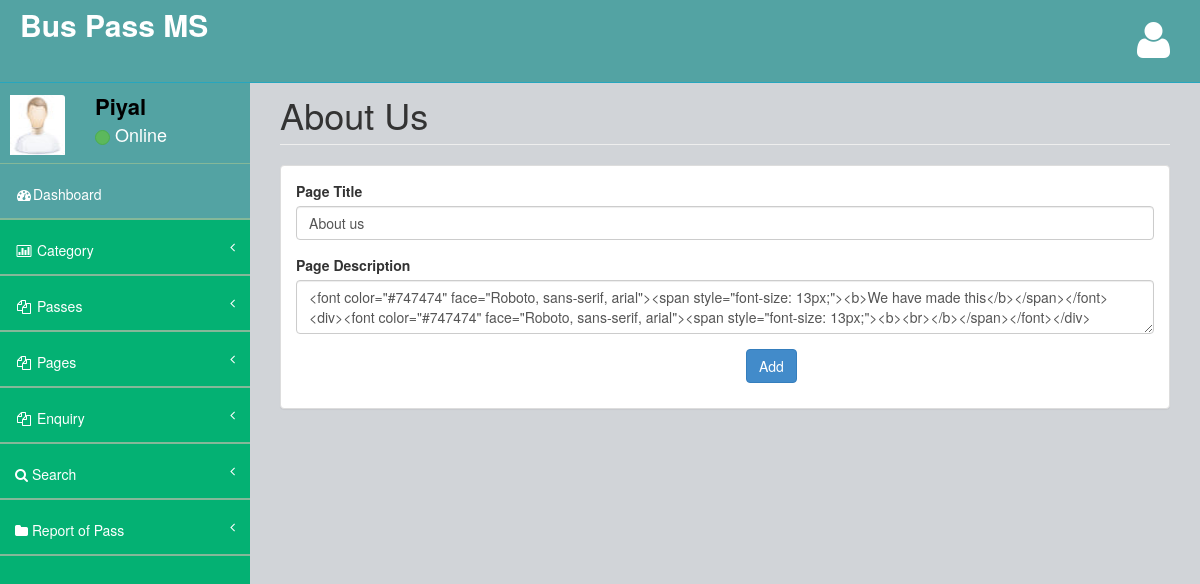
The app's page /buspassms/admin/aboutus.php (signed in) with its own data.
### tables this page shows
CREATE TABLE `tblpage` (
  `ID` int(10) NOT NULL,
  `PageType` varchar(200) DEFAULT NULL,
  `PageTitle` varchar(200) DEFAULT NULL,
  `PageDescription` mediumtext DEFAULT NULL,
  `Email` varchar(200) DEFAULT NULL,
  `MobileNumber` bigint(20) DEFAULT NULL,
  `UpdationDate` timestamp NOT NULL DEFAULT current_timestamp() ON UPDATE current_timestamp()
);

### buspassms/admin/aboutus.php (the view, shortened to what this page needs)
<?php
include('includes/dbconnection.php');
if (strlen($_SESSION['bpmsaid']==0)) {
  header('location:logout.php');
  } else{
  ?>
<!DOCTYPE html>
<html>
<head>
    <link href="assets/plugins/bootstrap/bootstrap.css" rel="stylesheet" />
    <link href="assets/font-awesome/css/font-awesome.css" rel="stylesheet" />
    <link href="assets/plugins/pace/pace-theme-big-counter.css" rel="stylesheet" />
   <link href="assets/css/style.css" rel="stylesheet" />
      <link href="assets/css/main-style.css" rel="stylesheet" />
</head>
<body>
    <div id="wrapper">
      <?php include_once('includes/header.php');?>
        <?php include_once('includes/sidebar.php');?>
          <div id="page-wrapper">
            <div class="row">
                <div class="col-lg-12">
                    <h1 class="page-header">About Us</h1>
                </div>
            </div>
            <div class="row">
                <div class="col-lg-12">
                    <div class="panel panel-default">
                        <div class="panel-body">
                            <div class="row">
                                <div class="col-lg-12">
                                    <form method="post" enctype="multipart/form-data">
                              <?php
$sql="SELECT * from  tblpage where PageType='aboutus'";
$query = $dbh -> prepare($sql);
$query->execute();
$results=$query->fetchAll(PDO::FETCH_OBJ);
if($query->rowCount() > 0)
{
foreach($results as $row)
{               ?>
    <div class="form-group"> <label for="exampleInputEmail1">Page Title</label> <input type="text" name="pagetitle" id="pagetitle" required="true" value="<?php  echo $row->PageTitle;?>" class="form-control"> </div>
    <div class="form-group"> <label for="exampleInputEmail1">Page Description</label> <textarea type="text" name="pagedes" id="pagedes" required="true"class="form-control"><?php  echo $row->PageDescription;?></textarea> </div><?php $cnt=$cnt+1;}} ?>
     <p style="padding-left: 450px"><button type="submit" class="btn btn-primary" name="submit" id="submit">Add</button></p> </form>
                                </div>
                            </div>
                        </div>
                    </div>
                </div>
            </div>
        </div>
    </div>
</body>
</html>
<?php }  ?>

### buspassms/admin/includes/sidebar.php (shortened to what this page needs)
<?php
include('includes/dbconnection.php');
?>
        <nav class="navbar-default navbar-static-side" role="navigation">
            <div class="sidebar-collapse">
                <ul class="nav" id="side-menu">
                    <li>
                        <div class="user-section">
                            <div class="user-section-inner">
                                <img src="assets/img/user.jpg" alt="">
                            </div>
                            <div class="user-info">
                                <?php
$aid=$_SESSION['bpmsaid'];
$sql="SELECT AdminName from  tbladmin where ID=:aid";
$query = $dbh -> prepare($sql);
$query->bindParam(':aid',$aid,PDO::PARAM_STR);
$query->execute();
$results=$query->fetchAll(PDO::FETCH_OBJ);
$cnt=1;
if($query->rowCount() > 0)
{
foreach($results as $row)
{               ?>
                                <div><strong><?php  echo $row->AdminName;?></strong></div>
                                <div class="user-text-online">
                                    <span class="user-circle-online btn btn-success btn-circle "></span>&nbsp;Online
                                </div>
                            </div>
                            <?php $cnt=$cnt+1;}} ?>
                        </div>
                    </li>
                    <li class="selected">
                        <a href="dashboard.php"><i class="fa fa-dashboard fa-fw"></i>Dashboard</a>
                    </li>
                    <li>
                        <a href="#"><i class="fa fa-bar-chart-o fa-fw"></i> Category<span class="fa arrow"></span></a>
                    </li>
                    <li>
                        <a href="#"><i class="fa fa-files-o fa-fw"></i> Passes<span class="fa arrow"></span></a>
                    </li>
                    <li>
                        <a href="#"><i class="fa fa-files-o fa-fw"></i> Pages<span class="fa arrow"></span></a>
                    </li>
                    <li>
                        <a href="#"><i class="fa fa-files-o fa-fw"></i> Enquiry<span class="fa arrow"></span></a>
                    </li>
                    <li>
                        <a href="search-pass.php"><i class="fa fa-search"></i>  Search<span class="fa arrow"></span></a>
                        </li>
                        <li>
                        <a href="pass-bwdates-report.php"><i class="fa fa-folder"></i>  Report of Pass<span class="fa arrow"></span></a>
                        </li>
                </ul>
            </div>
        </nav>

### buspassms/admin/assets/css/style.css (style rules this page uses)
body { background-color: #f8f8f8; }
#wrapper { width: 100%; margin-top: 55px!important; background-color:#04B173; }
#page-wrapper { padding: 0 15px; min-height: 568px; background-color:rgb(209, 212, 216); }
.navbar-static-side ul li { border-bottom:1px solid #84B899 !important; }
.arrow { float: right; }
.fa.arrow:before { content: "\f104"; }
@media (min-width:768px) { .navbar-static-side { z-index: 1; position: absolute; width: 250px; } }
.btn-circle { width: 30px; height: 30px; padding: 6px 0; border-radius: 15px; text-align: center; font-size: 12px; line-height: 1.428571429; }

### buspassms/admin/assets/css/main-style.css (style rules this page uses)
.user-section-inner { height: 65px; width: 65px; -moz-border-radius: 3px; -webkit-border-radius: 3px; border-radius: 3px; overflow: hidden; display: inline-block; float: left; margin-right: 15px; margin-top: 20px; }
.user-section-inner img { margin-left:10px; width:55px; height:60px; }
.user-info { display: block; color:#000!important; display: inline-block; padding: 15px; margin-bottom: 0px }
.user-text-online { font-size:18px; color:#fff }
.user-circle-online { width: 15px!important; height: 15px!important; }
.nav > li > a { padding: 20px 15px; }
#side-menu { background-color:#04B173; }
#side-menu a { color:#fff; border-bottom: 1px solid #84B899 !important; height: 55px; }
.selected { background-color:rgb(83, 163, 163); }
.navbar-default { border-color: #27A6BE; }
@media (min-width:768px) { #page-wrapper { position: inherit; margin: 0 0 0 250px; padding: 0 30px; min-height: 1000px; } }

### records on screen
tblpage: pagetitle "About us", pagedes "<font color=\"#747474\" face=\"Roboto, sans-serif, arial\"><span style=\"font-size: 13px;\"><b>We have made this</b></span></font><div><font color=\"#747474\" face=\"Roboto, sans-serif, arial\"><span style=\"font-size: 13px;\"><b><br></b></span></font></div>"

### other values on screen
$row->AdminName "Piyal"
